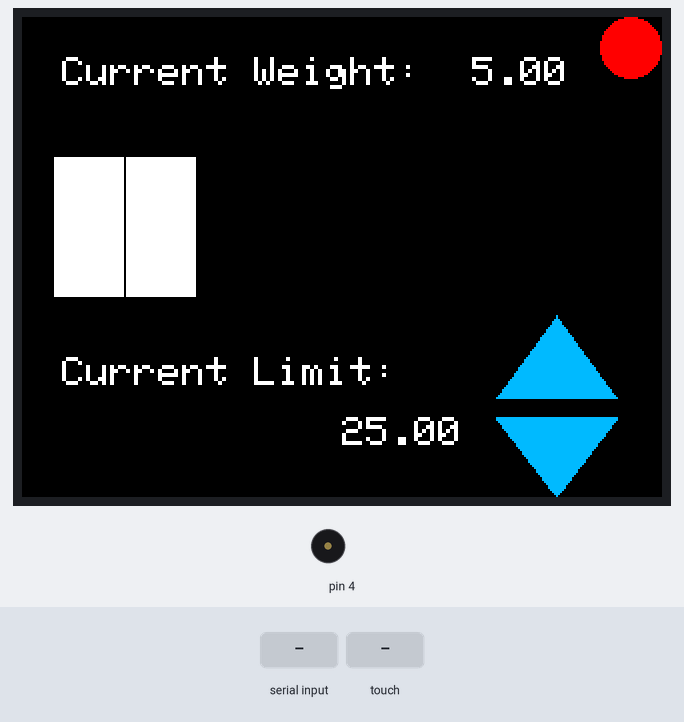
Simulated run of this sketch. Board: Arduino Uno, built with avr-gcc and run on an emulated ATmega328P. On the bench: 320×240 colour display, buzzer (waves = sounding). The test bench sets the inputs (shaded band).

Above: at 1.4 s.
1.5 s: "90,45\n" received over the second serial link
At 2.9 s:
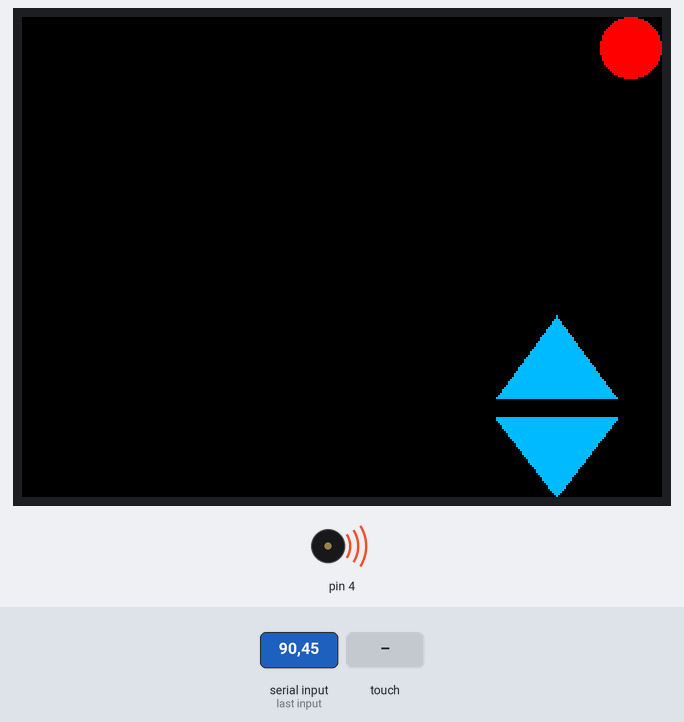
3.5 s: "10\n" received over the second serial link
At 5.2 s:
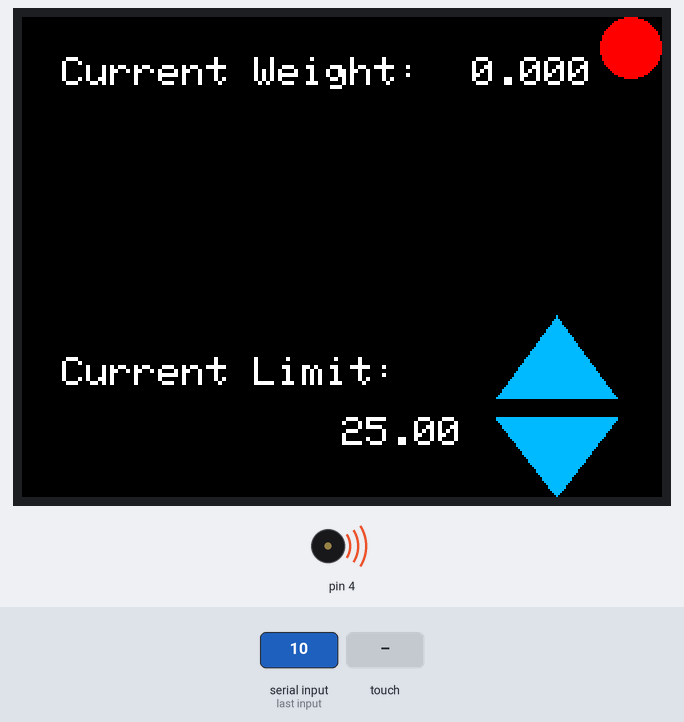
6.1 s: touch panel pressed at 87 % / 10 % of its raw x / y range
At 6.18 s:
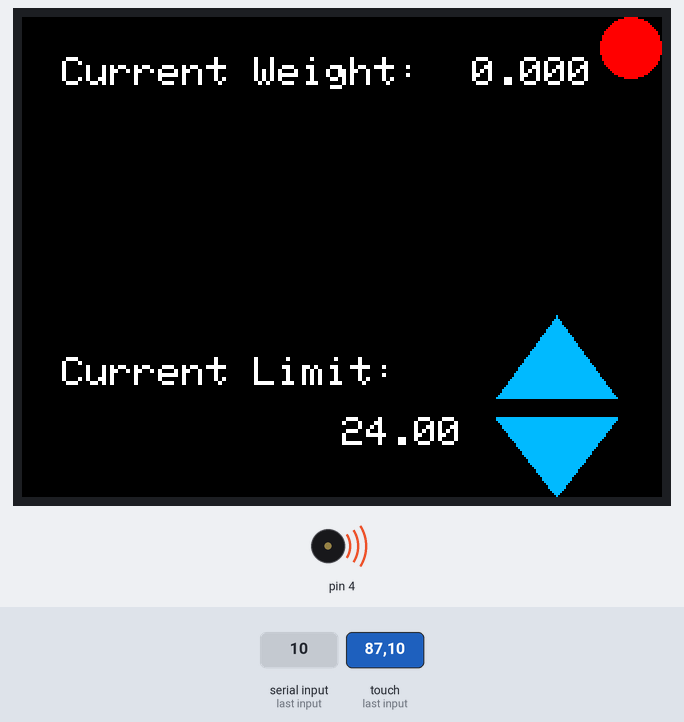
Timing chart, 0 to 9.1 s (numbered marks = the images above; inputs shaded):
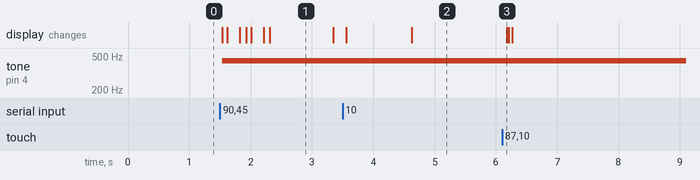

The sketch:

WeightAlarmSystem.ino.ino
```cpp
//Significant bug when moving limit over 100 and trying to go back down, overflow
//value doesn't disappear

#include "SPI.h"
#include "Adafruit_GFX.h"
#include "Adafruit_ILI9341.h" //320x240 LCD
#include <SoftwareSerial.h>
#include "TouchScreen.h"

SoftwareSerial mySlave(9,10); //rx,tx

// For the Adafruit shield, these are the default.
#define TFT_DC 6
#define TFT_CS 7
#define TFT_CLK 15
#define TFT_MOSI 16
#define TFT_MISO 14
#define TFT_RST 8

// These are the four touchscreen analog pins
#define YP A0  // must be an analog pin, use "An" notation!
#define XM A1  // must be an analog pin, use "An" notation!
#define YM 5   // can be a digital pin
#define XP 6   // can be a digital pin

// This is calibration data for the raw touch data to the screen coordinates
#define TS_MINX 150
#define TS_MINY 120
#define TS_MAXX 920
#define TS_MAXY 940

#define MINPRESSURE 10
#define MAXPRESSURE 1000

// For better pressure precision, we need to know the resistance
// between X+ and X- Use any multimeter to read it
// For the one we're using, its 300 ohms across the X plate
TouchScreen ts = TouchScreen(XP, YP, XM, YM, 300);

// Use hardware SPI (on Uno, #13, #12, #11) and the above for CS/DC
Adafruit_ILI9341 tft = Adafruit_ILI9341(TFT_CS, TFT_DC);
// If using the breakout, change pins as desired
//Adafruit_ILI9341 tft = Adafruit_ILI9341(TFT_CS, TFT_DC, TFT_MOSI, TFT_CLK, TFT_RST, TFT_MISO);

 float inValue = 0;    // string to hold input
  float weightInput = 5;
  int weightLimit = 25;
  int warning = 0;

int txtWarning() {
  tft.fillScreen(ILI9341_YELLOW);
  //unsigned long start = micros();
  tft.setRotation(3);
  tft.setCursor(30, (tft.width()/2)-50);
  tft.setTextColor(ILI9341_BLACK);  tft.setTextSize(6);
  tft.println("WARNING!");
  delay(200);
  return 0;
}

int txtCritical() {
  tft.fillScreen(ILI9341_RED);
  tft.setRotation(3);
  tft.setCursor(20, (tft.width()/2)-50);
  tft.setTextColor(ILI9341_WHITE);  tft.setTextSize(6);
  tft.println("CRITICAL");
  delay(200);
  return 0;
}

int lvlBars(uint16_t color1, int level){
  tft.setRotation(3);
  unsigned long start, t = 0;
  int           n, i, i2,
                cx = tft.width()  / 20,
                cy = tft.height() / 3;

  for (i=1;i<=level;i++){
  tft.fillRect(cx+(36*(i-1)), cy-10, 35, 70, color1);
  }
  for (i=level+1;i<=8;i++){
  tft.fillRect(cx+(36*(i-1)), cy-10, 35, 70, ILI9341_BLACK);
  }
  return 0;
}

unsigned long triangleButtons() {
 tft.setRotation(3);
  unsigned long start, t = 0;
  int           i, cx = tft.width()- (tft.width() / 6),
                   cy = tft.height()-90;

  tft.fillTriangle(cx, cy-1, cx-30, cy+40, cx+30, cy+40,
      tft.color565(0, 187, 255));
  tft.fillTriangle(cx, cy+89, cx-30, cy+50, cx+30, cy+50,
      tft.color565(0, 187, 255));

}

unsigned long settingsButton(uint8_t radius, uint16_t color) {
  unsigned long start;
  int x, y, w = 50, h = 23, r2 = radius*3;
tft.setRotation(0);
  for(x=radius; x<w; x+=r2) {
    for(y=radius; y<h; y+=r2) {
      tft.fillCircle(x, y, radius, color);
    }
  }
}
int currentTxt(float inputValue){

  tft.setRotation(3);
  tft.setCursor(20, 20);
  tft.setTextColor(ILI9341_WHITE, ILI9341_BLACK);  tft.setTextSize(2);
  tft.print("Current Weight: ");
  tft.setCursor(225, 20);
  tft.println(inputValue);
}

int limitTxt(float weightLimit){

  tft.setRotation(3);
  tft.setCursor(20, 170);
  tft.setTextColor(ILI9341_WHITE, ILI9341_BLACK);  tft.setTextSize(2);
  tft.print("Current Limit: ");
  tft.setCursor(160, 200);
  tft.println(weightLimit);
}

int updateState(){

if ((weightLimit) <= weightInput)
    return(10);
    else if (weightLimit <= (weightInput + warning))
    return(9);
    else if ((weightInput <= weightLimit) && (weightInput > weightLimit * 0.875))
    return(8);
    else if ((weightInput <= weightLimit * 0.875) && (weightInput > weightLimit * 0.75))
    return(7);
    else if ((weightInput <= weightLimit * 0.75) && (weightInput > weightLimit * 0.625))
    return(6);
    else if ((weightInput <= weightLimit * 0.625) && (weightInput > weightLimit * 0.5))
    return(5);
    else if ((weightInput <= weightLimit * 0.5) && (weightInput > weightLimit * 0.375))
    return(4);
    else if ((weightInput <= weightLimit * 0.375) && (weightInput > weightLimit * 0.25))
    return(3);
    else if ((weightInput <= weightLimit * 0.25) && (weightInput > weightLimit * 0.125))
    return(2);
    else if ((weightInput <= weightLimit * 0.125) && (weightInput > 0))
    return(1);
}

void setup() {

  //Serial.begin(38400);
  mySlave.begin(38400);

  //Serial.println("ILI9341 Test!");

  tft.begin();

/*  // read diagnostics (optional but can help debug problems)
  uint8_t x = tft.readcommand8(ILI9341_RDMODE);
  Serial.print("Display Power Mode: 0x"); Serial.println(x, HEX);
  x = tft.readcommand8(ILI9341_RDMADCTL);
  Serial.print("MADCTL Mode: 0x"); Serial.println(x, HEX);
  x = tft.readcommand8(ILI9341_RDPIXFMT);
  Serial.print("Pixel Format: 0x"); Serial.println(x, HEX);
  x = tft.readcommand8(ILI9341_RDIMGFMT);
  Serial.print("Image Format: 0x"); Serial.println(x, HEX);
  x = tft.readcommand8(ILI9341_RDSELFDIAG);
  Serial.print("Self Diagnostic: 0x"); Serial.println(x, HEX);
  // Open serial communications and wait for port to open:

  */
  pinMode(4, OUTPUT);
  tft.fillScreen(ILI9341_BLACK);
}


void loop() {

  settingsButton(15,ILI9341_RED);
  triangleButtons();

// Retrieve a point
  TSPoint p = ts.getPoint();

// we have some minimum pressure we consider 'valid'
  // pressure of 0 means no pressing!
 if (p.z > MINPRESSURE && p.z < MAXPRESSURE) {

  p.x = map(p.x, TS_MINX, TS_MAXX, 0, tft.height());
  p.y = map(p.y, TS_MINY, TS_MAXY, 0, tft.width());

  if ((p.y >= 23) && (p.y <= 83)){
    if ((p.x <= 190) && (p.x >= 150)){
      weightLimit++;
    }
    if ((p.x >= 200)){
      weightLimit--;
    }
  }

  if ((p.y < 23)){
    if ((p.x <= 190)){
       mySlave.println("x");
       delay(50);
       mySlave.println("1");
       if ((p.y < 23)){
          if ((p.x <= 190)){
            mySlave.println("x");
          }
       }
    }
  }
 }


if (mySlave.available() > 0) {
      float inValue = mySlave.parseFloat();
        Serial.print("New Weight:");
        Serial.println(inValue);
        weightInput = (inValue);
        if (weightInput < 0) {
          weightInput = 0;
        }
        Serial.print("Input Weight:");
        Serial.println(weightInput);
 }


currentTxt(weightInput);
limitTxt(weightLimit);

  if (weightLimit <= 19) {
    warning = (weightLimit / 5);
    Serial.println(warning);
  }
  else if (weightLimit > 19) {
    warning = (weightLimit / 10);
    Serial.println(warning);
  }

int state = 0;
state= updateState();

	  if (state==10){
			tone(4, 440);
			txtCritical();
      tft.fillScreen(ILI9341_BLACK);
	  }
    else if (state==9){
			tone(4, 220);
			txtWarning();
      tft.fillScreen(ILI9341_BLACK);
    }
		else {
	    lvlBars(ILI9341_WHITE, state);
	  }
}
```

Measured:
- after the input at 1.5 s, tone on pin 4: silent → 440 Hz at once; the display: first changes at once (image 1 shows a later state)
- after the input at 3.5 s, the display: first changes after 0.06 s (image 2 shows a later state)
- after the input at 6.1 s, the display: changes after 0.08 s (image 3)
- what the display in image 1 shows lasts 1.0 s, from 2.3 s to 3.3 s
